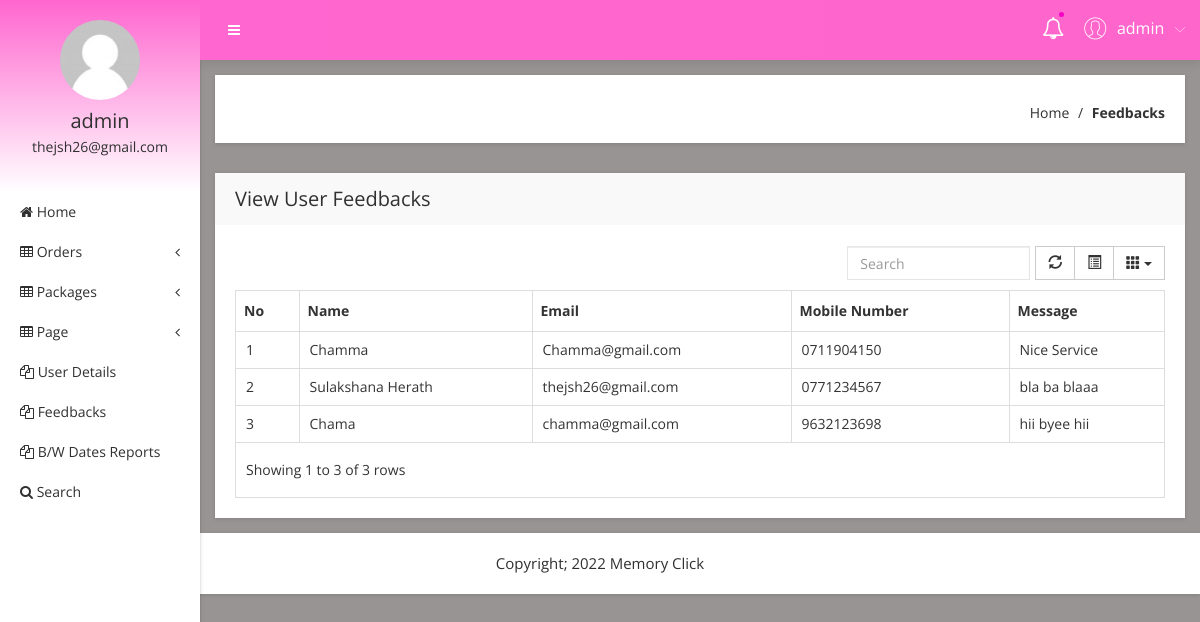
Screenshot of /admin/feedback.php (signed in) with the database file from the repository.
### tables this page shows
CREATE TABLE `feedback` (
  `ID` int(10) NOT NULL,
  `Name` varchar(50) DEFAULT NULL,
  `Email` varchar(100) DEFAULT NULL,
  `MobileNumber` varchar(12) DEFAULT NULL,
  `Message` varchar(500) DEFAULT NULL
);

### admin/feedback.php (the view, shortened to what this page needs)
<?php
include('includes/dbconnection.php');
if (strlen($_SESSION['obcsaid']==0)) {
  header('location:logout.php');
  } else{
  ?>
<!doctype html>
<html class="no-js" lang="en">
<head>
    <link rel="stylesheet" href="css/bootstrap.min.css">
    <link rel="stylesheet" href="css/font-awesome.min.css">
    <link rel="stylesheet" href="css/adminpro-custon-icon.css">
    <link rel="stylesheet" href="css/meanmenu.min.css">
    <link rel="stylesheet" href="css/jquery.mCustomScrollbar.min.css">
    <link rel="stylesheet" href="css/animate.css">
    <link rel="stylesheet" href="css/data-table/bootstrap-table.css">
    <link rel="stylesheet" href="css/data-table/bootstrap-editable.css">
    <link rel="stylesheet" href="css/normalize.css">
    <link rel="stylesheet" href="css/c3.min.css">
    <link rel="stylesheet" href="style.css">
    <link rel="stylesheet" href="css/responsive.css">
</head>
<body class="materialdesign">
    <div class="wrapper-pro">
      <?php include_once('includes/sidebar.php');?>
        <?php include_once('includes/header.php');?>
            <div class="breadcome-area mg-b-30 small-dn">
                <div class="container-fluid">
                    <div class="row">
                        <div class="col-lg-12">
                            <div class="breadcome-list shadow-reset">
                                <div class="row">
                                    <div class="col-lg-12">
                                        <ul class="breadcome-menu">
                                            <li><a href="dashboard.php">Home</a> <span class="bread-slash">/</span>
                                            </li>
                                            <li><span class="bread-blod">Feedbacks</span>
                                            </li>
                                        </ul>
                                    </div>
                                </div>
                            </div>
                        </div>
                    </div>
                </div>
            </div>
            <div class="data-table-area mg-b-15">
                <div class="container-fluid">
                    <div class="row">
                        <div class="col-lg-12">
                            <div class="sparkline13-list shadow-reset">
                                <div class="sparkline13-hd">
                                    <div class="main-sparkline13-hd">
                                        <h1>View User Feedbacks</h1>
                                    </div>
                                </div>
                                <div class="sparkline13-graph">
                                    <div class="datatable-dashv1-list custom-datatable-overright">
                                    <table id="table" data-toggle="table" data-pagination="true" data-search="true" data-show-columns="true"  data-show-refresh="true" data-key-events="true" data-show-toggle="true" data-resizable="true" data-cookie="true" data-cookie-id-table="saveId" >
                                            <thead>
                                                <tr>
                                                    <th>No</th>
                                                    <th>Name</th>
                                                    <th>Email</th>
                                                    <th>Mobile Number</th>
                                                    <th>Message</th>
                                                </tr>
                                            </thead>
                                            <tbody>
                                              <?php
$sql="SELECT * from feedback";
$query = $dbh -> prepare($sql);
$query->execute();
$results=$query->fetchAll(PDO::FETCH_OBJ);
$cnt=1;
if($query->rowCount() > 0)
{
foreach($results as $row)
{               ?>
                                                <tr>
                                                    <td><?php echo htmlentities($cnt);?></td>
                                                    <td><?php  echo htmlentities($row->Name);?></td>
                                                    <td><?php  echo htmlentities($row->Email);?></td>
                                                    <td><?php  echo htmlentities($row->MobileNumber);?></td>
                                                    <td><?php  echo htmlentities($row->Message);?></td>
                                                    <?php $cnt=$cnt+1;}} ?>
                                            </tbody>
                                        </table>
                                    </div>
                                </div>
                            </div>
                        </div>
                    </div>
                </div>
            </div>
        </div>
    </div>
  <?php include_once('includes/footer.php');?>
</body>
</html><?php } ?>

### admin/includes/sidebar.php (shortened to what this page needs)
     <?php
include('includes/dbconnection.php');
if (strlen($_SESSION['obcsaid']==0)) {
  header('location:logout.php');
  } else{
  ?>
  <div class="left-sidebar-pro">
            <nav id="sidebar">
                <div class="sidebar-header">
                    <a href="#"><img src="img/message/avatar.jpg" alt="" />
                    </a>
                    <?php
$aid=$_SESSION['obcsaid'];
$sql="SELECT AdminName,Email from  tbladmin where ID=:aid";
$query = $dbh -> prepare($sql);
$query->bindParam(':aid',$aid,PDO::PARAM_STR);
$query->execute();
$results=$query->fetchAll(PDO::FETCH_OBJ);
$cnt=1;
if($query->rowCount() > 0)
{
foreach($results as $row)
{               ?>
                    <h3> <?php  echo $row->AdminName;?></h3>
                    <p> <?php  echo $row->Email;?></p>
                  <?php $cnt=$cnt+1;}} ?>
                </div>
                <div class="left-custom-menu-adp-wrap">
                    <ul class="nav navbar-nav left-sidebar-menu-pro">
                        <li class="nav-item">
                            <a href="dashboard.php" role="button" aria-expanded="false"><i class="fa big-icon fa-home"></i> <span class="mini-dn">Home</span> </a>
                        </li>
                        <li class="nav-item"><a href="#" data-toggle="dropdown" role="button" aria-expanded="false" class="nav-link dropdown-toggle"><i class="fa big-icon fa-table"></i> <span class="mini-dn">Orders</span> <span class="indicator-right-menu mini-dn"><i class="fa indicator-mn fa-angle-left"></i></span></a>
                        </li>
                        <li class="nav-item"><a href="#" data-toggle="dropdown" role="button" aria-expanded="false" class="nav-link dropdown-toggle"><i class="fa big-icon fa-table"></i> <span class="mini-dn">Packages</span> <span class="indicator-right-menu mini-dn"><i class="fa indicator-mn fa-angle-left"></i></span></a>
                        </li>
                        <li class="nav-item"><a href="#" data-toggle="dropdown" role="button" aria-expanded="false" class="nav-link dropdown-toggle"><i class="fa big-icon fa-table"></i> <span class="mini-dn">Page</span> <span class="indicator-right-menu mini-dn"><i class="fa indicator-mn fa-angle-left"></i></span></a>
                        </li>
                        <li class="nav-item">
                            <a href="users.php" role="button" aria-expanded="false"><i class="fa big-icon fa-files-o"></i> <span class="mini-dn">User Details</span> </a>
                        </li>
                        <li class="nav-item">
                            <a href="feedback.php" role="button" aria-expanded="false"><i class="fa big-icon fa-files-o"></i> <span class="mini-dn">Feedbacks</span> </a>
                        </li>
                        <li class="nav-item">
                            <a href="between-dates-report.php" role="button" aria-expanded="false"><i class="fa big-icon fa-files-o"></i> <span class="mini-dn">B/W Dates Reports</span> </a>
                        </li>
                        <li class="nav-item">
                            <a href="search.php" role="button" aria-expanded="false"><i class="fa fa-search"></i> <span class="mini-dn">Search</span> </a>
                        </li>
                    </ul>
                </div>
            </nav>
        </div>
        <?php }  ?>

### admin/includes/header.php (shortened to what this page needs)
      <?php
include('includes/dbconnection.php');
if (strlen($_SESSION['obcsaid']==0)) {
  header('location:logout.php');
  } else{
  ?>
 <div class="content-inner-all">
            <div class="header-top-area">
                <div class="fixed-header-top">
                    <div class="container-fluid">
                        <div class="row">
                            <div class="col-lg-1 col-md-6 col-sm-6 col-xs-12">
                                <button type="button" id="sidebarCollapse" class="btn bar-button-pro header-drl-controller-btn btn-info navbar-btn">
                                    <i class="fa fa-bars"></i>
                                </button>
                            </div>
                            <div class="col-lg-5 col-md-5 col-sm-6 col-xs-12">
                                <div class="header-right-info">
                                    <ul class="nav navbar-nav mai-top-nav header-right-menu">
                                        <li class="nav-item"><a href="new_orders.php" data-toggle="dropdown" role="button" aria-expanded="false" class="nav-link dropdown-toggle"><i class="fa fa-bell-o" aria-hidden="true"></i><span class="indicator-nt"></span></a>
                                        </li>
                                        <li class="nav-item">
                                            <a href="#" data-toggle="dropdown" role="button" aria-expanded="false" class="nav-link dropdown-toggle">
                                                <?php
$aid=$_SESSION['obcsaid'];
$sql="SELECT AdminName,Email from  tbladmin where ID=:aid";
$query = $dbh -> prepare($sql);
$query->bindParam(':aid',$aid,PDO::PARAM_STR);
$query->execute();
$results=$query->fetchAll(PDO::FETCH_OBJ);
$cnt=1;
if($query->rowCount() > 0)
{
foreach($results as $row)
{               ?>
                                                <span class="adminpro-icon adminpro-user-rounded header-riht-inf"></span>
                                                <span class="admin-name"><?php  echo $row->AdminName;?></span>
                                                <span class="author-project-icon adminpro-icon adminpro-down-arrow"></span><?php $cnt=$cnt+1;}} ?>
                                            </a>
                                        </li>
                                    </ul>
                                </div>
                            </div>
                        </div>
                    </div>
                </div>
            </div><?php }  ?>

### rows the page displays
feedback: Name "Chamma", Email "Chamma@gmail.com", MobileNumber "0711904150", Message "Nice Service"
feedback: Name "Sulakshana Herath", Email "thejsh26@gmail.com", MobileNumber "0771234567", Message "bla ba blaaa"
feedback: Name "Chama", Email "chamma@gmail.com", MobileNumber "9632123698", Message "hii byee hii"

### other values shown
$row->AdminName "admin"
$row->Email "thejsh26@gmail.com"
